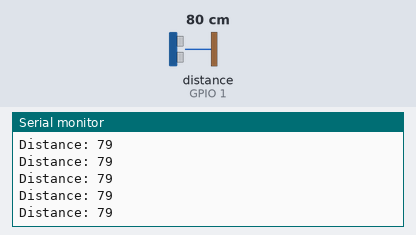
Recording of a sketch running on a simulated ESP32. On the bench: the last lines printed to the serial monitor. Wiring (inferred from the names in the program): ultrasonic range finder: trigger GPIO 2; echo GPIO 1. The test bench sets the inputs (shaded band); at power-on: distance to the obstacle (sensor on GPIO 1) 80 cm. The echo pulse lasts 58.3 µs per cm; nothing arrives over Bluetooth unless stated; a phone connects over Bluetooth LE 3 s after start.

Above: at 1.2 s.
1.3 s: distance to the obstacle (sensor on GPIO 1) set to 2 cm
At 1.59 s:
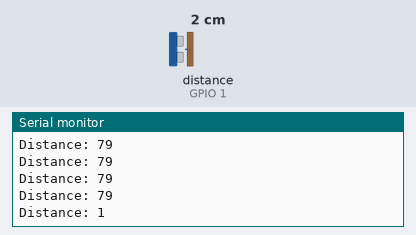
2.8 s: distance to the obstacle (sensor on GPIO 1) set to 4 cm
At 2.8 s:
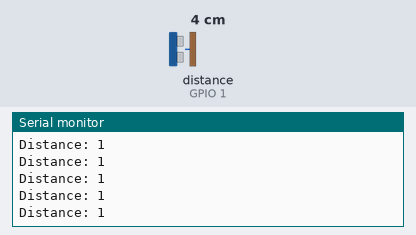
Timing chart, 0 to 5.8 s (numbered marks = the images above; inputs shaded):
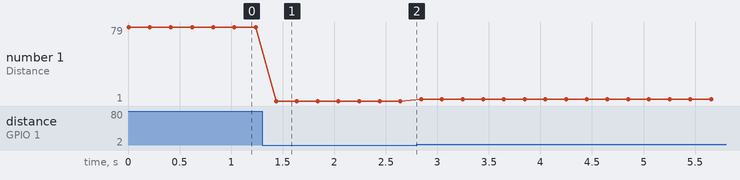

The sketch:

03_Distance_Sensor_BLE.ino
```cpp
#include <BLEDevice.h>
#include <BLEServer.h>
#include <BLEUtils.h>
#include <BLE2902.h>

BLEServer* pServer = nullptr;
BLECharacteristic* proximityChar = nullptr;

const int trigPin = 2;
const int echoPin = 1;
long duration;
int distance;

void setup() {
  Serial.begin(115200);
  pinMode(trigPin, OUTPUT);
  pinMode(echoPin, INPUT);
  pinMode(LED_BUILTIN, OUTPUT);

  BLEDevice::init("Daniel_proximity_test");  // Device name here
  pServer = BLEDevice::createServer();

  BLEService* proxService = pServer->createService("180F");

  proximityChar = proxService->createCharacteristic(
    "2A19",
    BLECharacteristic::PROPERTY_READ | BLECharacteristic::PROPERTY_NOTIFY
  );
  proximityChar->addDescriptor(new BLE2902());

  proxService->start();

  BLEAdvertising* pAdvertising = BLEDevice::getAdvertising();
  pAdvertising->addServiceUUID("180F");
  pAdvertising->start();

  Serial.println("BLE advertising started!");
  digitalWrite(LED_BUILTIN, LOW);
}

void loop() {
  updateDistance();
  digitalWrite(LED_BUILTIN, !digitalRead(LED_BUILTIN));
  delay(200);
}

void updateDistance() {
  digitalWrite(trigPin, LOW);
  delayMicroseconds(2);
  digitalWrite(trigPin, HIGH);
  delayMicroseconds(10);
  digitalWrite(trigPin, LOW);

  duration = pulseIn(echoPin, HIGH);
  distance = duration * 0.034 / 2;

  Serial.print("Distance: ");
  Serial.println(distance);

  proximityChar->setValue(distance);
  proximityChar->notify();
}
```

Measured:
- after the input at 1.3 s, the serial monitor: prints a new line after 0.14 s (image 1)
- plotted number 1: 79 → 1 after the input at 1.3 s, 1 → 3 after the input at 2.8 s
